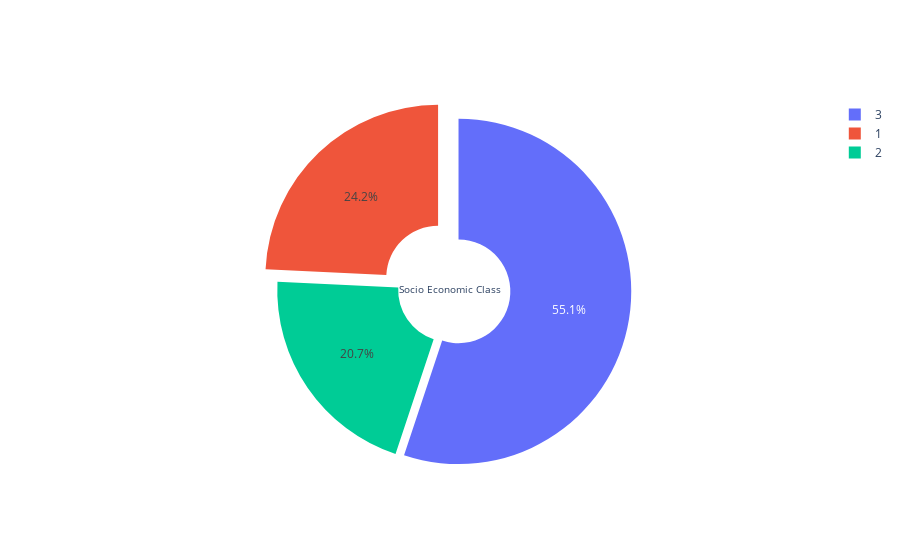

Notebook code cell kept with this figure:
### Code cell
plot_piegraph(df, feature_name="Pclass", title="Socio Economic Class")

### Figure 1 — Plotly figure (JSON) as saved in the notebook; plotly's stock layout.template omitted (floating-point values rounded to 4 significant figures; data arrays with more than 128 entries replaced by an {"elided": "..."} marker saying what was removed)
{"data": [{"hole": 0.3, "labels": {"elided": "891 int values"}, "pull": [0.05, 0.1], "title": {"text": "Socio Economic Class"}, "type": "pie"}], "layout": {}}
